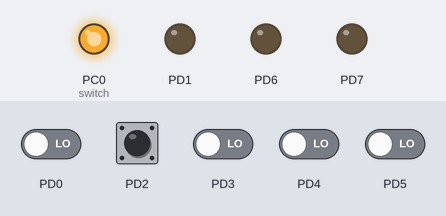
Recording of a program running on a simulated ATmega328P, built with avr-gcc and emulated at 8 MHz (the files do not name the chip). Parts: output pins drawn as LEDs (lit = HIGH). Inputs (shaded band) come from the test bench; at power-on: PD0, PD2–5 LOW.

Above: at 1.2 s.
1.3 s: PD2 pulsed HIGH 2 times (0.12 s each, 0.3 s apart)
At 1.57 s:
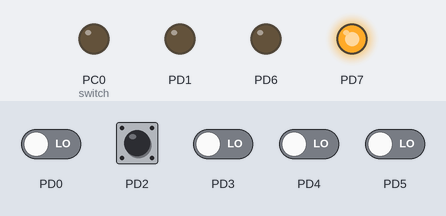
Timing chart, 0 to 4.3 s (numbered marks = the images above; inputs shaded):
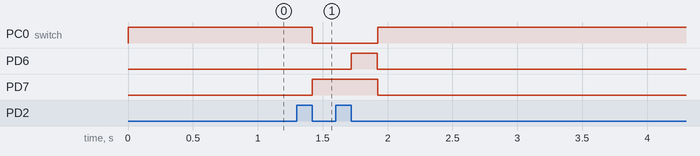

The program:

main.cpp
```cpp
/*
 * main.cpp
 *
 * Created: 15.04.2016 17:14:54
 * Author : vhopf
 */

#define F_CPU 8000000UL

#include <avr/io.h>
#include <util/delay.h>

#define sbi(port,bit)	(port) |= (1 << (bit))
#define cbi(port,bit)	(port) &= ~(1<<(bit))

/* DDR Register Configuration (1=Output Pin, 0=Input Pin) */
#define DIR_C		0b00000001		//
#define DIR_D		0b11000010		// Input Data Port


#define STATE_OFF				0
#define STATE_ON				1
#define STATE_SWITCHED_OFF		2

#define TRANSITION_NONE         0
#define TRANSITION_RISING_EDGE  1
#define TRANSITION_FALLING_EDGE 2

volatile uint8_t state = STATE_OFF;
//volatile uint8_t transition = TRANSITION_NONE;

#define BTN_DEAD_CYCLES 20

#define BTN_FALLING_EDGE	1
#define BTN_RISING_EDGE		2
#define BTN_STATE_ON		3
#define BTN_STATE_OFF		4


volatile uint8_t lastPWRSWState = 0;
volatile uint8_t debounceCycleCnt = 0;
volatile uint8_t deadCycleCnt = 0;

uint8_t checkPWR_SW(){
	//Read Input from switch
	uint8_t curPWRSWState = ((PIND & (1<<PIND2))>>PIND2);

	if(deadCycleCnt==0){

		if(curPWRSWState && !lastPWRSWState){
			//Falling edge
			lastPWRSWState = curPWRSWState;
			deadCycleCnt = BTN_DEAD_CYCLES;
			return TRANSITION_FALLING_EDGE;
		}else if(!curPWRSWState && lastPWRSWState){
			//Rising edge
			lastPWRSWState = curPWRSWState;
			deadCycleCnt = BTN_DEAD_CYCLES;
			return TRANSITION_RISING_EDGE;
		}
	}else{
		deadCycleCnt--;
	}
	return TRANSITION_NONE;
}

void switchOn(){
	 PORTD |= (1<<PORTD7); //HIGH on green LED
	 PORTC &= ~(1<<PORTC0); //LOW on Relais
}

void switchOff(){
	PORTD &= ~(1<<PORTD7); //LOW on green LED
	PORTC |= (1<<PORTC0); //HIGH on Relais
}

int main(void)
{
	PORTD = 0;
	PORTC = 0b00000001;

	//Initialize Ports
	DDRD = DIR_D;
	DDRC = DIR_C;


	while (1)
    {
		uint8_t transition = checkPWR_SW();

		switch(state){
			case STATE_ON:
				if(transition==TRANSITION_RISING_EDGE){
					PORTD |= (1<<PORTD6); //HIGH on red LED
					_delay_ms(200);
					PORTD &= ~(1<<PORTD6); //LOW on red LED
					state = STATE_SWITCHED_OFF;
				}
				break;
			case STATE_OFF:
				if(transition==TRANSITION_RISING_EDGE){
					switchOn();
					state = STATE_ON;
				}
				break;
			case STATE_SWITCHED_OFF:
				//Wait for the PI to shut down.
				switchOff();
				state = STATE_OFF;
				break;
		}
		_delay_ms(2);
    }
}
```

Measured:
- after the input at 1.3 s, PC0 (switch): HIGH → LOW after 0.12 s, → HIGH 0.50 s later; PD6: LOW → HIGH after 0.42 s, → LOW 0.20 s later; PD7: LOW → HIGH after 0.12 s, → LOW 0.50 s later
